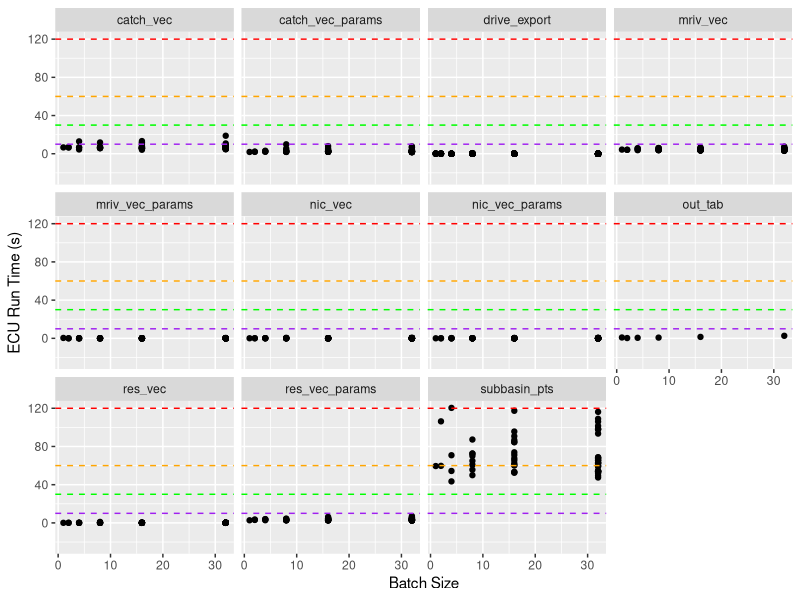
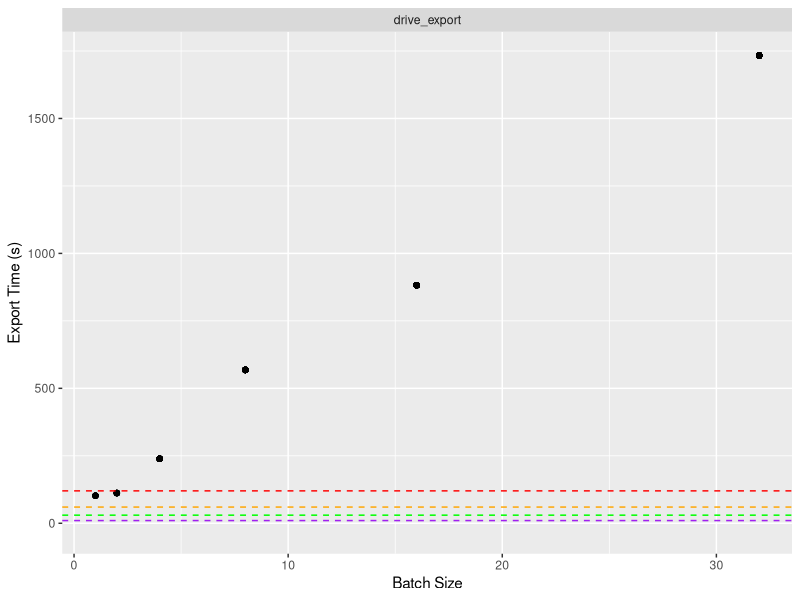
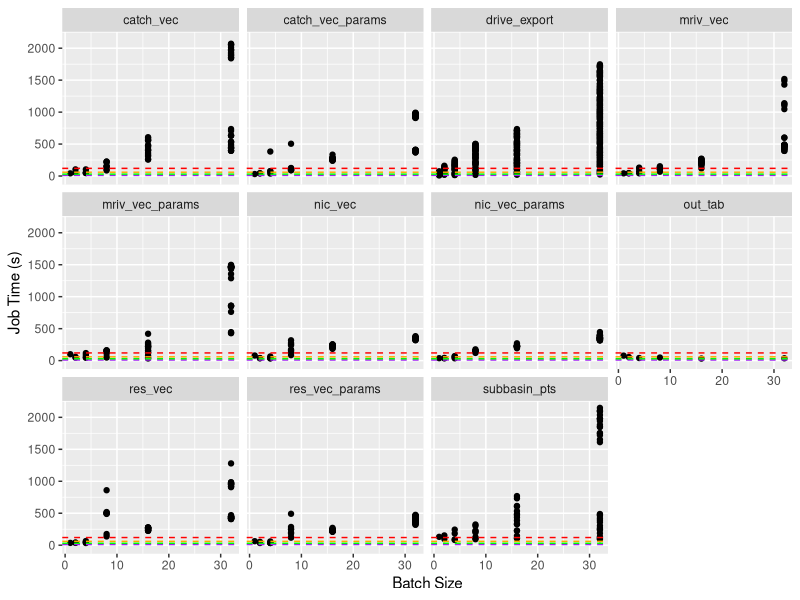
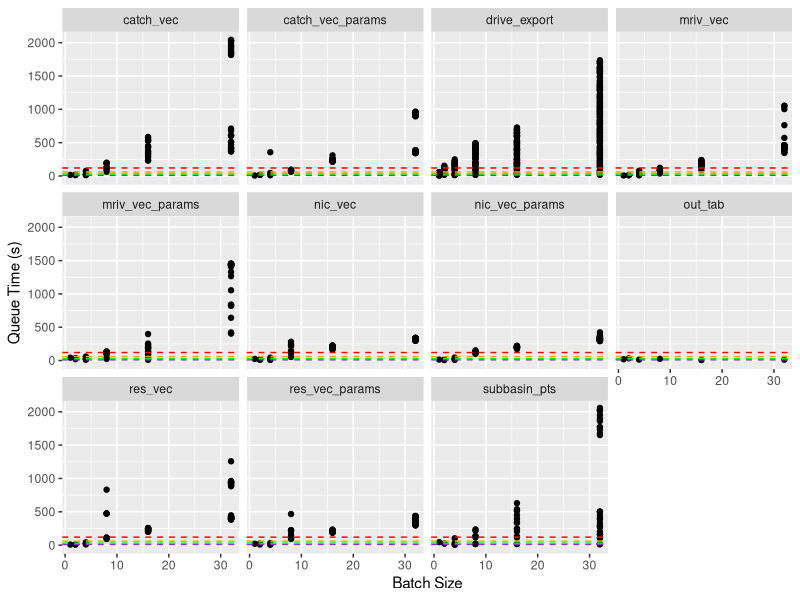
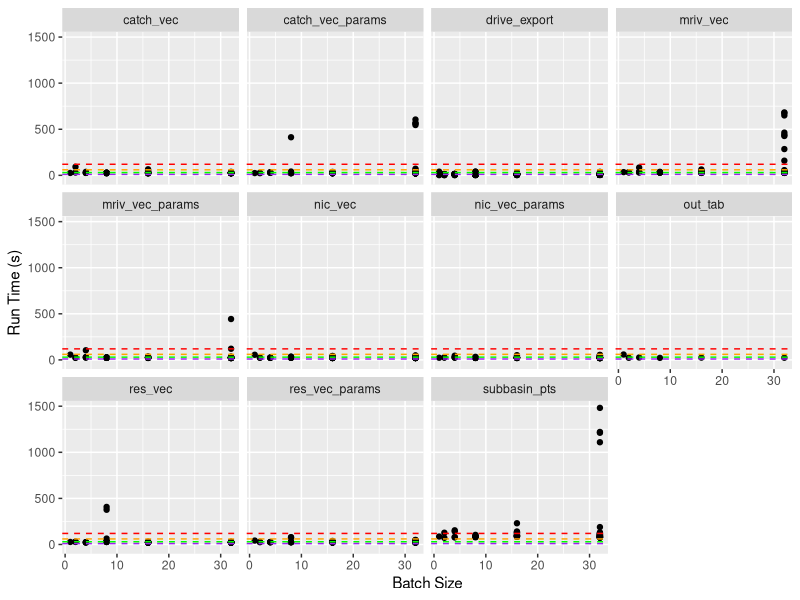
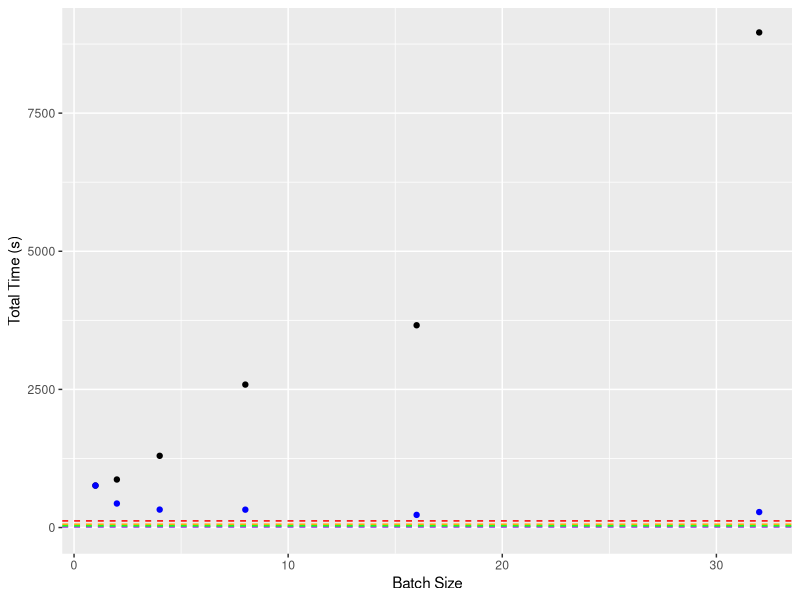
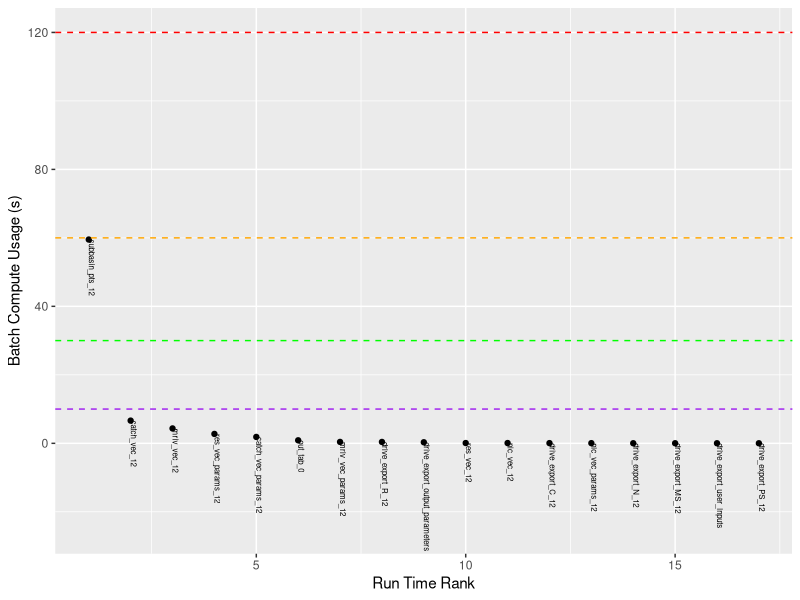
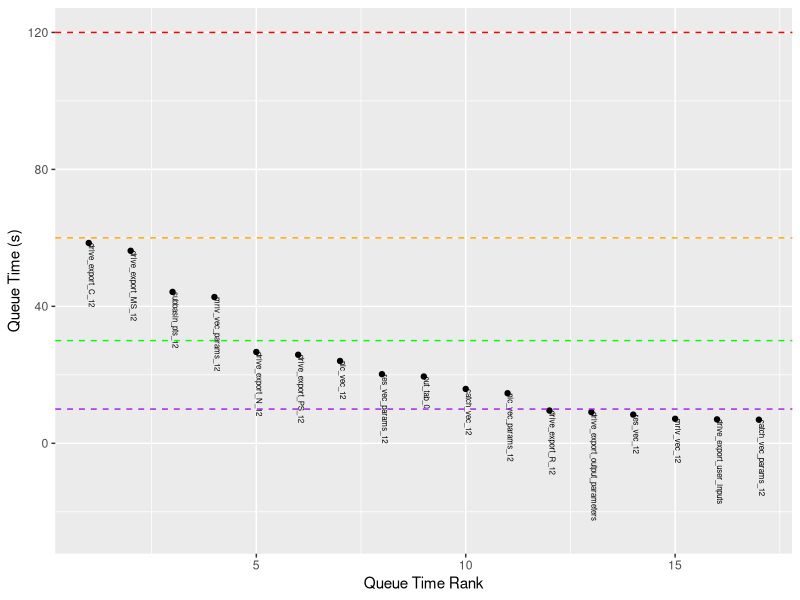

Write the R code that produced these figures, in order.
options(tidyverse.quiet = TRUE)
options(lubridate.quiet = TRUE)
library(tidyverse)
library(lubridate)

# This scripts examines the computational resources
# and calculation times for analysis of a single dam
# (GawLan, ID12)

# This data has been extracted from the earth engine queue,
# so tells us about resource use and performance on EE 

# GawLan analysis (Nov 2022)
# Batch size 1
df_tasks_nov1 <- 
  read_csv("data/MYANMAR02_20221102-1408/tasks.csv", show_col_types = FALSE) %>%
  mutate(batch = "nov") %>%
  mutate(batch_size = 1) %>%
  mutate(batch_id = 1)

# Batch size 2
df_tasks_nov2 <- 
  read_csv("data/MYANMAR03_20221102-1511/tasks.csv", show_col_types = FALSE) %>%
  mutate(batch = "nov") %>%
  mutate(batch_size = 2) %>%
  mutate(batch_id = 2)


# Batch size 4
df_tasks_nov4 <- 
  read_csv("data/MYANMAR04_20221102-1549/tasks.csv", show_col_types = FALSE) %>%
  mutate(batch = "nov") %>%
  mutate(batch_size = 4) %>%
  mutate(batch_id = 4)

# Batch size 8
df_tasks_nov8 <- 
  read_csv("data/MYANMAR08_20221102-1639/tasks.csv", show_col_types = FALSE) %>%
  mutate(batch = "nov") %>%
  mutate(batch_size = 8) %>%
  mutate(batch_id = 8)

# Batch size 16
df_tasks_nov16 <- 
  read_csv("data/MYANMAR16_20221102-1755/tasks.csv", show_col_types = FALSE) %>%
  mutate(batch = "nov") %>%
  mutate(batch_size = 16) %>%
  mutate(batch_id = 16)

# Batch size 32
df_tasks_nov32 <- 
  read_csv("data/MYANMAR1_20221103-1044/tasks.csv", show_col_types = FALSE) %>%
  mutate(batch = "nov") %>%
  mutate(batch_size = 32) %>%
  mutate(batch_id = 32)


df_tasks <- 
  bind_rows( 
    df_tasks_nov1,
    df_tasks_nov2,
    df_tasks_nov4,
    df_tasks_nov8,
    df_tasks_nov16,
    df_tasks_nov32    
  ) 

df_tasks_prepared <- 
  df_tasks %>%
  mutate(queue_time = (start_timestamp_ms - creation_timestamp_ms)/1000) %>%
  mutate(run_time = (update_timestamp_ms - start_timestamp_ms)/1000) %>%
  mutate(job_time = (update_timestamp_ms - creation_timestamp_ms)/1000) %>%  
  mutate(fmt_queue_time = seconds_to_period((start_timestamp_ms - creation_timestamp_ms)/1000)) %>%
  mutate(fmt_run_time = seconds_to_period((update_timestamp_ms - start_timestamp_ms)/1000)) %>%
  group_by(batch_id) %>%
    mutate(run_time_rank = rank(-run_time)) %>%
    mutate(queue_time_rank = rank(-queue_time)) %>%
    mutate(eecu_time_rank = rank(-batch_eecu_usage_seconds)) %>%
    mutate(total_time = (max(update_timestamp_ms) - min(creation_timestamp_ms))/1000) %>%
    mutate(mean_time = (total_time/batch_size)) %>%
  ungroup() %>%
  mutate(step_name = paste(task_code, key, sep = "_")) %>%
  group_by(batch_id, task_code) %>%
    mutate(total_run_time = sum(run_time)) %>%
  ungroup() 
  
  
  

  
#====================================================
# Which tasks have the longest run-times
#====================================================
p_runtime <- df_tasks_prepared %>% 
  filter(batch_id == 1) %>% 
  ggplot(aes(x = run_time_rank, y = run_time, label = step_name)) +
  geom_point() +
  geom_text(hjust=0, vjust=0, angle = -90, size = 2) +
  geom_hline(yintercept=10, linetype="dashed", color = "purple") +
  geom_hline(yintercept=30, linetype="dashed", color = "green") +
  geom_hline(yintercept=60, linetype="dashed", color = "orange") +
  geom_hline(yintercept=120, linetype="dashed", color = "red") +
  ylim(-25,NA) +
  labs(
    y = "Run Time (s)",
    x = "Run Time Rank"
  )
  
p_queuetime <- df_tasks_prepared %>% 
  filter(batch_id == 1) %>% 
  ggplot(aes(x = queue_time_rank, y = queue_time, label = step_name)) +
  geom_point() +
  geom_text(hjust=0, vjust=0, angle = -90, size = 2) +
  geom_hline(yintercept=10, linetype="dashed", color = "purple") +
  geom_hline(yintercept=30, linetype="dashed", color = "green") +
  geom_hline(yintercept=60, linetype="dashed", color = "orange") +
  geom_hline(yintercept=120, linetype="dashed", color = "red") +
  ylim(-25,NA) +
  labs(
    y = "Queue Time (s)",
    x = "Queue Time Rank"
  )

p_eecu <- df_tasks_prepared %>% 
  filter(batch_id == 1) %>% 
  ggplot(aes(x = eecu_time_rank, y = batch_eecu_usage_seconds, label = step_name)) +
  geom_point() +
  geom_text(hjust=0, vjust=0, angle = -90, size = 2) +
  geom_hline(yintercept=10, linetype="dashed", color = "purple") +
  geom_hline(yintercept=30, linetype="dashed", color = "green") +
  geom_hline(yintercept=60, linetype="dashed", color = "orange") +
  geom_hline(yintercept=120, linetype="dashed", color = "red") +
  ylim(-25,NA) +
  labs(
    y = "Batch Compute Usage (s)",
    x = "Run Time Rank"
  )  

# Effect of batch size on task run-time
p_batchsize_runtime <- df_tasks_prepared %>% 
  filter(batch == "nov") %>% 
  ggplot(aes(x = batch_size, y = run_time)) +
  geom_point() +
  geom_hline(yintercept=10, linetype="dashed", color = "purple") +
  geom_hline(yintercept=30, linetype="dashed", color = "green") +
  geom_hline(yintercept=60, linetype="dashed", color = "orange") +
  geom_hline(yintercept=120, linetype="dashed", color = "red") +
  ylim(-25,NA) +
  labs(
    y = "Run Time (s)",
    x = "Batch Size"
  ) + 
  facet_wrap(~task_code)

# Effect of batch size on task queue-time
p_batchsize_queuetime <- df_tasks_prepared %>% 
  filter(batch == "nov") %>% 
  ggplot(aes(x = batch_size, y = queue_time)) +
  geom_point() +
  geom_hline(yintercept=10, linetype="dashed", color = "purple") +
  geom_hline(yintercept=30, linetype="dashed", color = "green") +
  geom_hline(yintercept=60, linetype="dashed", color = "orange") +
  geom_hline(yintercept=120, linetype="dashed", color = "red") +
  ylim(-25,NA) +
  labs(
    y = "Queue Time (s)",
    x = "Batch Size"
  ) + 
  facet_wrap(~task_code)

# Effect of batch size on task queue-time
p_batchsize_jobtime <- df_tasks_prepared %>% 
  filter(batch == "nov") %>% 
  ggplot(aes(x = batch_size, y = job_time)) +
  geom_point() +
  geom_hline(yintercept=10, linetype="dashed", color = "purple") +
  geom_hline(yintercept=30, linetype="dashed", color = "green") +
  geom_hline(yintercept=60, linetype="dashed", color = "orange") +
  geom_hline(yintercept=120, linetype="dashed", color = "red") +
  ylim(-25,NA) +
  labs(
    y = "Job Time (s)",
    x = "Batch Size"
  ) + 
  facet_wrap(~task_code)

p_batchsize_ecu <- df_tasks_prepared %>% 
  filter(batch == "nov") %>% 
  ggplot(aes(x = batch_size, y = batch_eecu_usage_seconds)) +
  geom_point() +
  geom_hline(yintercept=10, linetype="dashed", color = "purple") +
  geom_hline(yintercept=30, linetype="dashed", color = "green") +
  geom_hline(yintercept=60, linetype="dashed", color = "orange") +
  geom_hline(yintercept=120, linetype="dashed", color = "red") +
  ylim(-25,NA) +
  labs(
    y = "ECU Run Time (s)",
    x = "Batch Size"
  ) + 
  facet_wrap(~task_code)

# Batch size and export time
p_batchsize_exporttime <- df_tasks_prepared %>% 
  filter(task_code == "drive_export") %>%
  filter(batch == "nov") %>% 
  distinct() %>%
  ggplot(aes(x = batch_size, y = total_run_time)) +
  geom_point() +
  geom_hline(yintercept=10, linetype="dashed", color = "purple") +
  geom_hline(yintercept=30, linetype="dashed", color = "green") +
  geom_hline(yintercept=60, linetype="dashed", color = "orange") +
  geom_hline(yintercept=120, linetype="dashed", color = "red") +
  ylim(-25,NA) +
  labs(
    y = "Export Time (s)",
    x = "Batch Size"
  ) + 
  facet_wrap(~task_code)

# Batch size and total time
p_batchsize_totaltime <- df_tasks_prepared %>% 
  filter(batch == "nov") %>% 
  select(batch_size, total_time, mean_time) %>%
  distinct() %>%
  ggplot(aes(x = batch_size, y = total_time)) +
  geom_point() +
  geom_point(aes(x = batch_size, y = mean_time), color = "blue") +
  geom_hline(yintercept=10, linetype="dashed", color = "purple") +
  geom_hline(yintercept=30, linetype="dashed", color = "green") +
  geom_hline(yintercept=60, linetype="dashed", color = "orange") +
  geom_hline(yintercept=120, linetype="dashed", color = "red") +
  ylim(-25,NA) +
  labs(
    y = "Total Time (s)",
    x = "Batch Size"
  )

